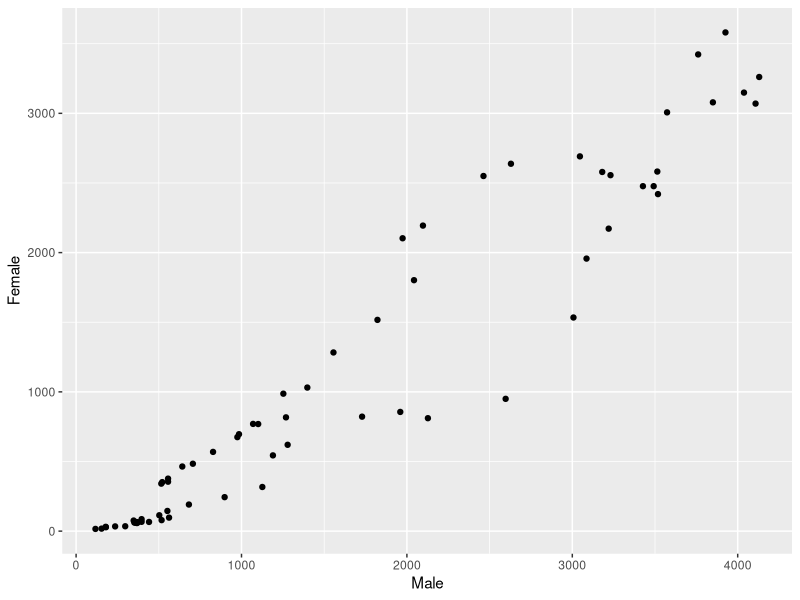

R code for this plot:
# Run the code below to set up the data
# Make a scatter plot with x=Male, y=Female


library(tidyverse)
# Load and reshape data
unisex_data <- read_csv("data/unisex.csv")
casey <- unisex_data %>% # get just the data for "Casey" needed to plot
  filter(name=="Casey") %>%
  select(-prop) %>%
  spread(sex, n, fill=0)
casey

# make the plot
ggplot(casey, aes(x=Male, y=Female)) + 
  geom_point()
